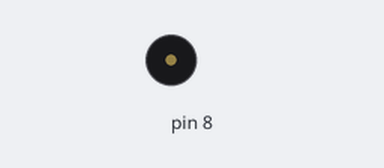
Recording of a sketch running on a simulated Arduino Uno, built with avr-gcc and run on an emulated ATmega328P. Shown: buzzer (waves = sounding).

Above: at 0.1 s.
Timing chart, 0 to 19.3 s (numbered marks = the images above):
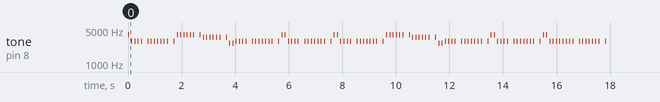

The sketch:

VictoryTest.ino
```cpp
#include <MeMCore.h>

MeBuzzer buzzer;

int melody[] = {
330, 247, 247, 247, 247, 247, 247, 247, 247, 247, 247, 247, 247, 330, 330, 330, 330, 330, 330, 330, 294, 294, 294, 294, 294, 294, 294, 220, 220, 247, 247, 247, 247, 247, 247, 247, 247, 247, 247, 247, 247, 330, 330, 247, 247, 247, 247, 247, 247, 247, 247, 247, 247, 247, 247, 330, 330, 247, 247, 247, 247, 247, 247, 247, 247, 247, 247, 247, 247, 330, 330, 330, 330, 330, 330, 330, 294, 294, 294, 294, 294, 294, 294, 220, 220, 247, 247, 247, 247, 247, 247, 247, 247, 247, 247, 247, 247, 330, 330, 247, 247, 247, 247, 247, 247, 247, 247, 247, 247, 247, 247, 330, 330, 247, 247, 247, 247, 247, 247, 247, 247, 247, 247, 247, 247, 247, 247, 247, 247, 0, 0
};
int noteDurations[] = {
111, 111, 111, 111, 222, 111, 111, 111, 111, 111, 111, 222, 111, 111, 111, 111, 111, 111, 222, 111, 111, 111, 111, 111, 111, 222, 111, 111, 111, 111, 111, 111, 222, 111, 111, 111, 111, 111, 111, 222, 111, 111, 111, 111, 111, 111, 222, 111, 111, 111, 111, 111, 111, 222, 111, 111, 111, 111, 111, 111, 222, 111, 111, 111, 111, 111, 111, 222, 111, 111, 111, 111, 111, 111, 222, 111, 111, 111, 111, 111, 111, 222, 111, 111, 111, 111, 111, 111, 222, 111, 111, 111, 111, 111, 111, 222, 111, 111, 111, 111, 111, 111, 222, 111, 111, 111, 111, 111, 111, 222, 111, 111, 111, 111, 111, 111, 111, 111, 111, 111, 222, 111, 111, 111, 111, 111, 111, 222, 222, 0
};

void setup() {

  for (int thisNote = 0; thisNote < sizeof(melody) / sizeof(int); thisNote++)
  {
    buzzer.tone(melody[thisNote]*12, noteDurations[thisNote] * 0.1);
    delay(noteDurations[thisNote]);
    buzzer.noTone();
  }
}

void loop() {
  // no need to repeat the melody.
}
```
